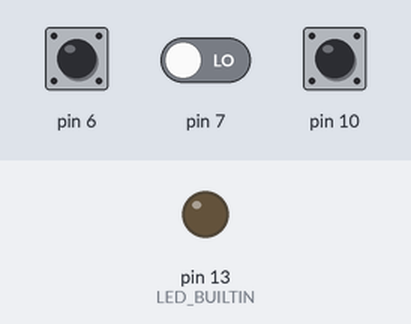
Simulated run of this sketch. Board: Arduino Uno, built with avr-gcc and run on an emulated ATmega328P. Parts: output pins drawn as LEDs (lit = HIGH). The test bench sets the inputs (shaded band); at power-on: pin 10 HIGH, pin 6 HIGH, pin 7 LOW.

Above: at 1.2 s.
1.3 s: pin 10 pulled LOW for 0.15 s
At 1.37 s:
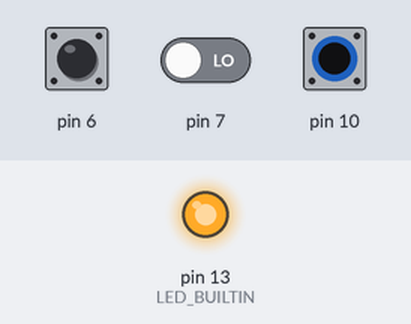
4.4 s: pin 10 pulled LOW for 3.2 s
At 8.1 s:
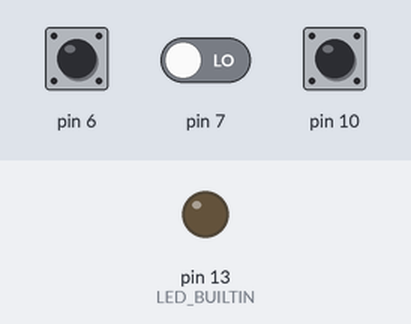
Timing chart, 0 to 9.6 s (numbered marks = the images above; inputs shaded):
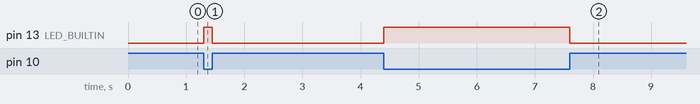

Measured:
- after the input at 1.3 s, pin 13 (LED_BUILTIN): LOW → HIGH at once, → LOW 0.15 s later
- after the input at 4.4 s, pin 13 (LED_BUILTIN): LOW → HIGH at once, → LOW 3.2 s later

The sketch:

stepCount.ino
```cpp
/*
  Rotary encoder basic

  Count the number of steps rotary encoder is turned by in a direction and control the builtin led with push button

  modified 15 October 2023
  by Utpal Kumar
*/
int currentCLKstate, DTstate, lastCLKstate = digitalRead(6), counter=0;

void setup() {
  //pin declaration
  pinMode(10, INPUT_PULLUP);
  pinMode(7, INPUT);
  pinMode(6, INPUT);
  pinMode(LED_BUILTIN, OUTPUT);
  Serial.begin(9600); //Starting serial communication
}

void loop() {
  currentCLKstate = digitalRead(6);
  DTstate = digitalRead(7);

  if(currentCLKstate != lastCLKstate){
    if(currentCLKstate != DTstate){
      counter++;
    }else counter--;

    lastCLKstate = currentCLKstate;
    Serial.println(counter);
  }

  if(digitalRead(10) == LOW){
      digitalWrite(LED_BUILTIN, HIGH);
  }else digitalWrite(LED_BUILTIN, LOW);
}
```
